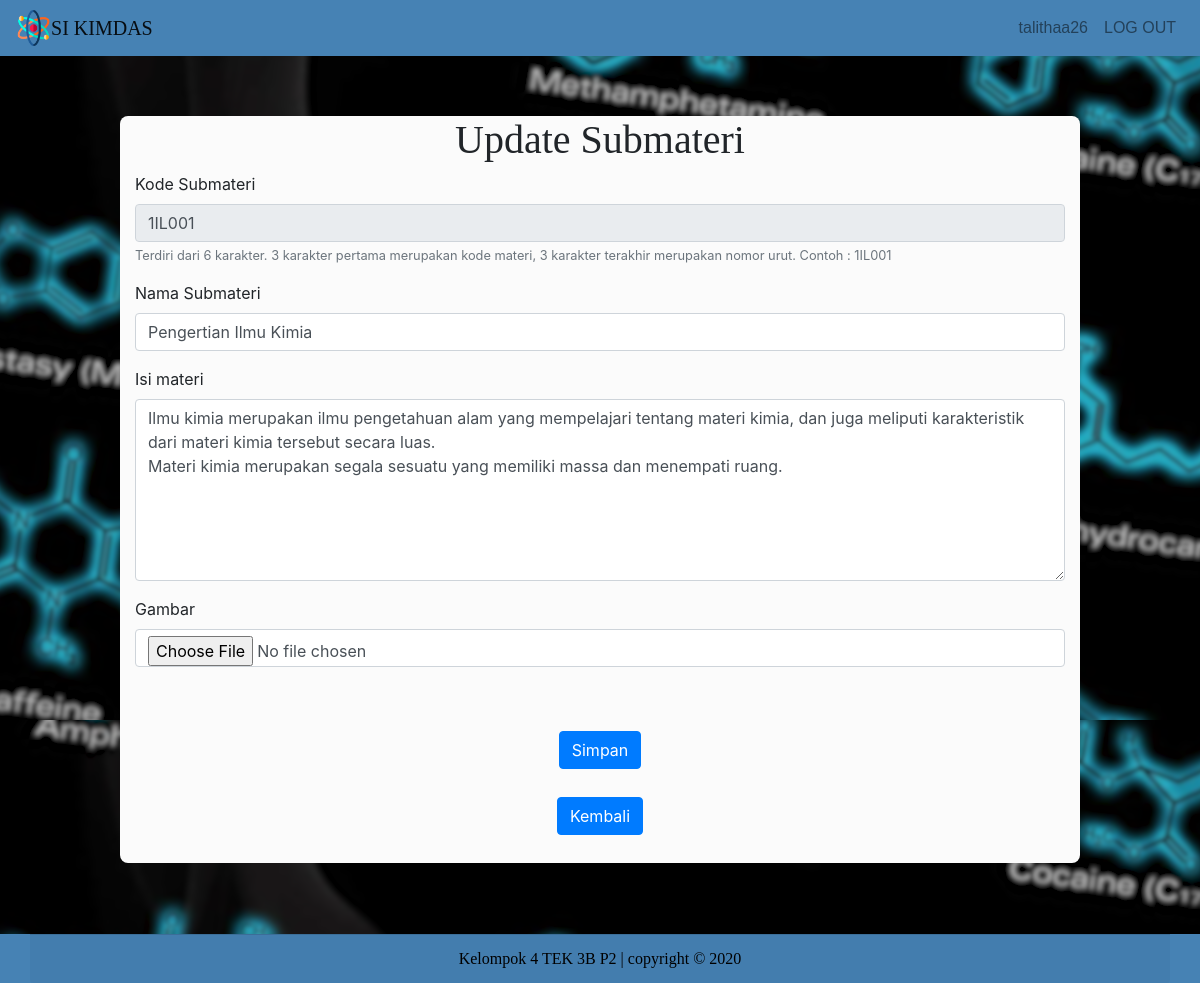
The page /Update_Submateri.php?id=1IL001 (signed in) on the database as committed earlier.
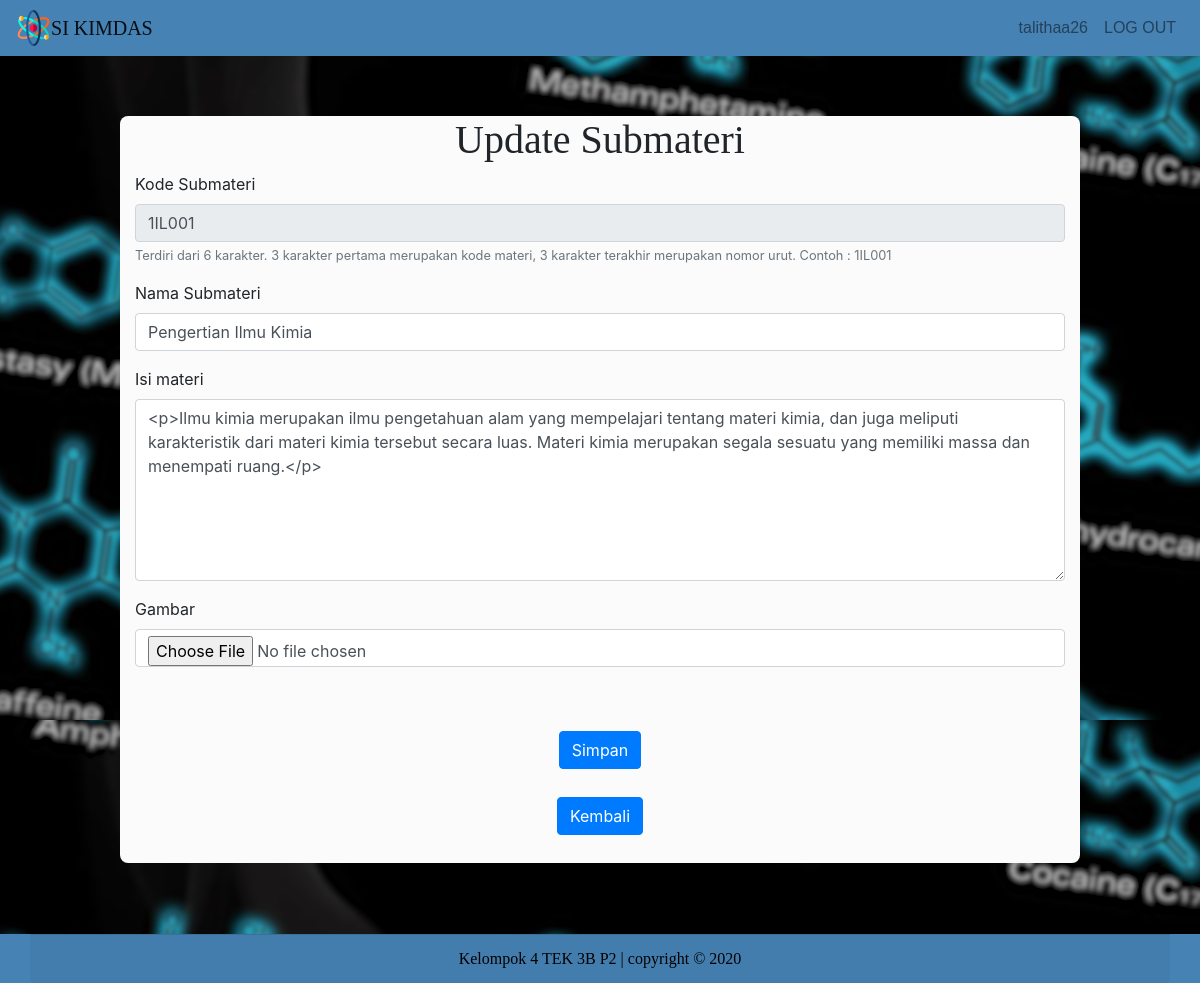
The same page on the database as committed later.
### tables this page shows
CREATE TABLE `submateri` (
  `kode_submateri` varchar(6) NOT NULL,
  `nama_submateri` text NOT NULL,
  `isi_submateri` longtext NOT NULL,
  `gbr_submateri` blob DEFAULT NULL,
  `kode_materi` varchar(3) NOT NULL,
  `id_admin` varchar(20) NOT NULL
);

### Update_Submateri.php (the view, shortened to what this page needs)
<?php
  include 'koneksi.php';
  $query = "SELECT * FROM submateri WHERE kode_submateri='".$_GET['id']."'";
  $result = mysqli_query($kon,$query);
  $data=mysqli_fetch_assoc($result);
?>
<!doctype html>
<html lang="en">
  <head>
    <link rel="stylesheet" href="https://cdn.jsdelivr.net/npm/bootstrap@4.5.3/dist/css/bootstrap.min.css">
  </head>
  <body background = "assets/img/bg1.png">
  <nav class="navbar navbar-expand-lg navbar-light" style="background-color : #4682B4">
  	<img style="width: 3%; color:white;" src="assets/img/atom.png">
  <a class="navbar-brand" href="Beranda.php" style="font-family:impact;">SI KIMDAS</a>
  <div class="collapse navbar-collapse" id="navbarTogglerDemo02" style="font-family:arial;">
      <div class="navbar-nav ml-auto">
        <a class="nav-link" href="Kelola_Profil_Admin.php" tabindex="-1" aria-disabled="true"><?php echo $_SESSION['adminn']?></a>
      </div>
      <div class="navbar-nav">
        <a class="nav-link" href="Logout_Admin.php" tabindex="-1" aria-disabled="true">LOG OUT</a>
      </div>
  </div>
</nav>
<div class="content">
    <h1 class="judul">Update Submateri</h2>
        <div class="container">
            <form method="post" enctype="multipart/form-data">
                <div class="form-group">
                    <label for="">Kode Submateri</label>
                    <input type="text" class="form-control" id="" name="kode_submateri" aria-describedby="" value="<?php echo $data['kode_submateri'];?>" disabled>
                    <small class="form-text text-muted">Terdiri dari 6 karakter. 3 karakter pertama merupakan kode materi, 3 karakter terakhir merupakan nomor urut. Contoh : 1IL001</small>
                  </div>
                <div class="form-group">
                    <label for="">Nama Submateri</label>
                    <input type="text" class="form-control" name="nama_submateri" id="" aria-describedby="" value="<?php echo $data['nama_submateri'];?>">
                </div>
                <div class="form-group">
                    <label for="">Isi materi</label>
                    <textarea class="form-control ckeditor" id="exampleFormControlTextarea1" rows="7" placeholder="" name="isi_submateri"><?php echo $data['isi_submateri'];?></textarea>
                </div>
                <div class="form-group">
                    <label for="exampleInputEmail1">Gambar</label>
                    <input type="file" class="form-control" id="" aria-describedby="" name="image" value="<?php echo base64_encode($data['gbr_submateri']); ?>">
                </div>
                <br></br>
        <center><input type="submit" name="simpan" class="btn btn-primary" style="margin-bottom:3%;" value="Simpan"></input></center>
  </form>
        <center><button type="submit" onclick="location.href='CUD_Submateri.php'" name="kembali" class="btn btn-primary" style="margin-bottom:3%;" >Kembali</button></center>
    </div>
</div>
<div class="footer text-center text-black" style="font-family:impact;">
        <div class=" card-footer container">
        Kelompok 4 TEK 3B P2 | copyright &copy; 2020
        </div>
    </div>
  </body>
</html>

### Update_Submateri.php (style rules this page uses)
div.footer { position: fixed; left: 0; bottom: 0; width: 100%; background-color: #4682B4; color: black; text-align: center; }
.content { background: #fbfbfb; border-radius: 8px; margin-bottom:10%; margin-top:5%; margin-left:10%; margin-right:10%; }
.judul { text-align: center; font-family: impact; }

Rows that differ between the two databases and show on the page:
changed submateri "1IL001": isi_submateri "Ilmu kimia merupakan ilmu pengetahuan alam yang mempelajari tentang materi kimia, dan juga meliputi karakteristik dari materi kimia tersebut secara luas. Materi kimia merupakan segala sesuatu yang memiliki massa dan menempati ruang." → "<p>Ilmu kimia merupakan ilmu pengetahuan alam yang mempelajari tentang materi kimia, dan juga meliputi karakteristik dari materi kimia tersebut secara luas. Materi kimia merupakan segala sesuatu yang memiliki massa dan menempati ruang.</p>"
